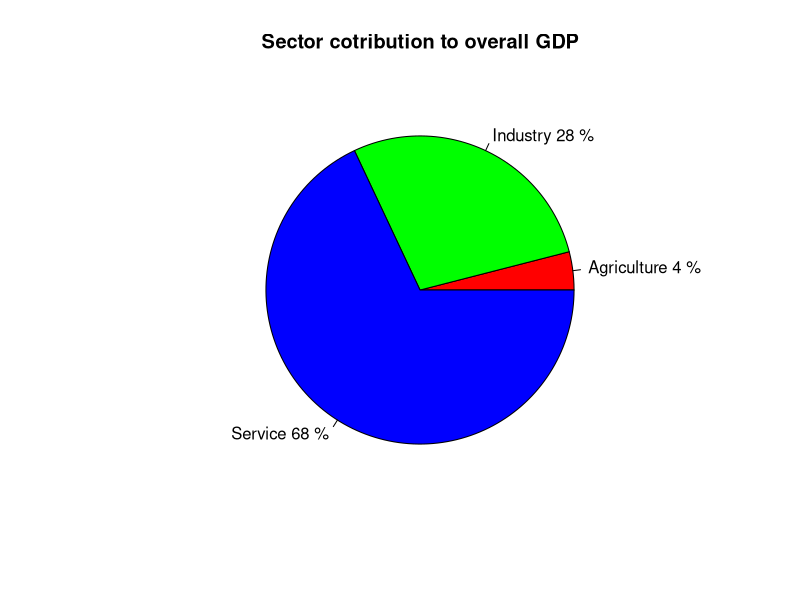
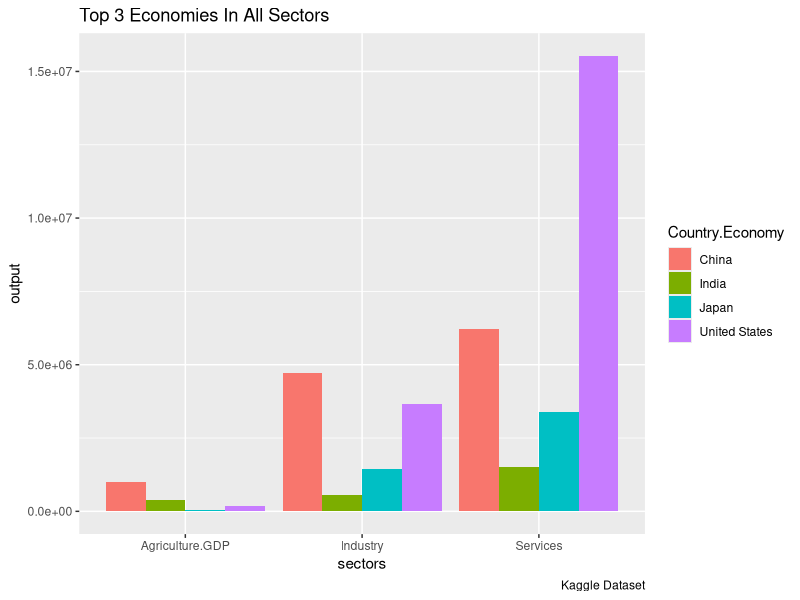
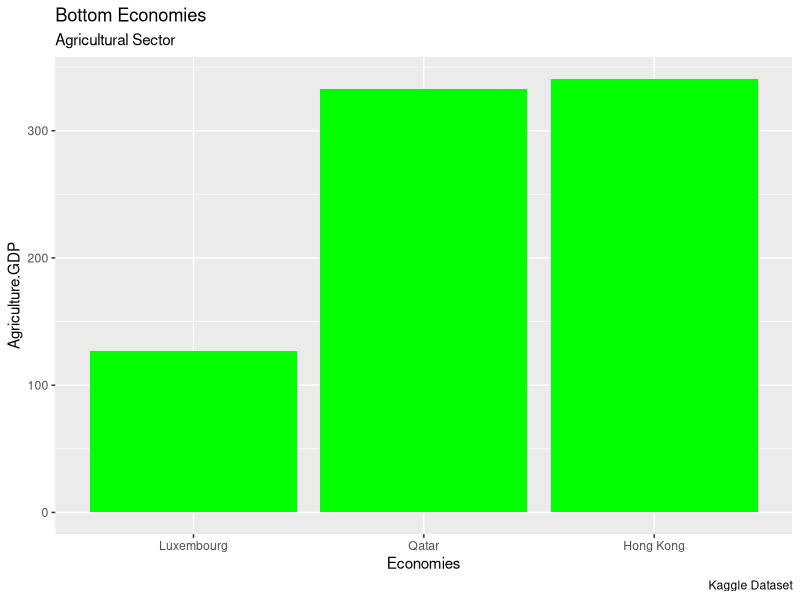
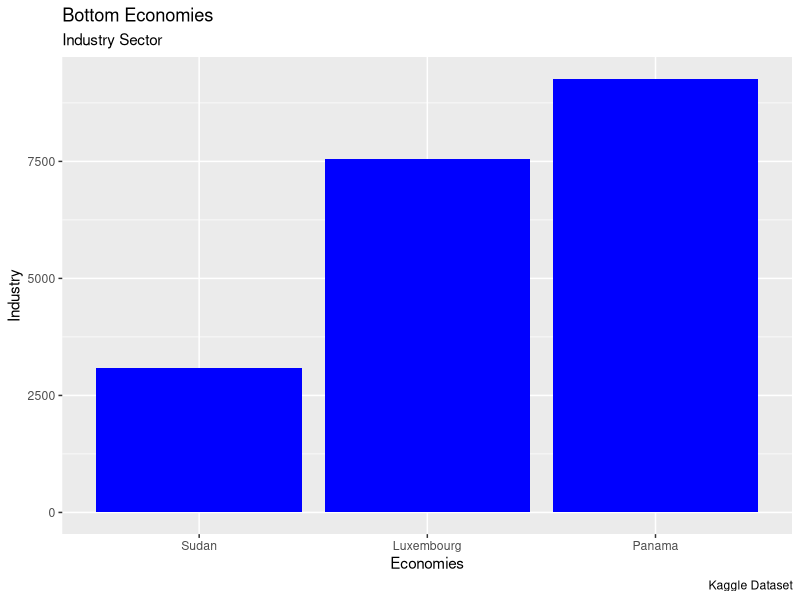
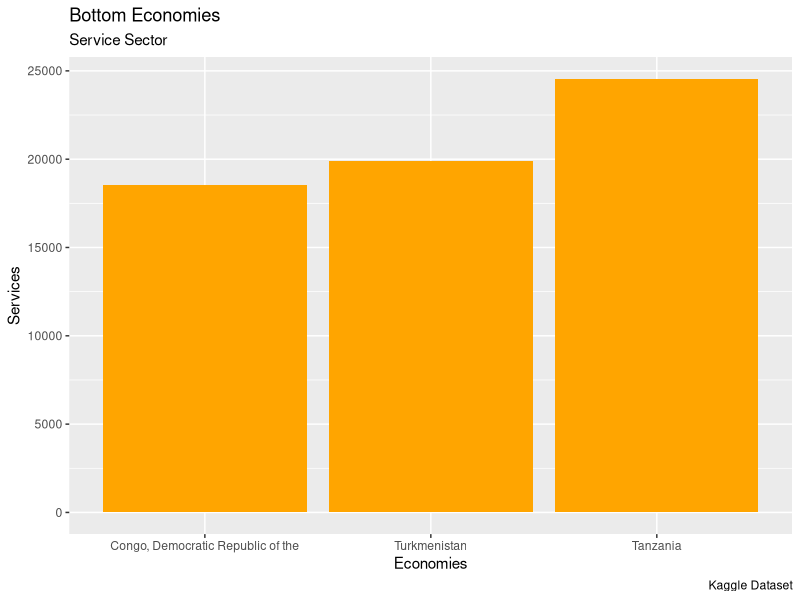
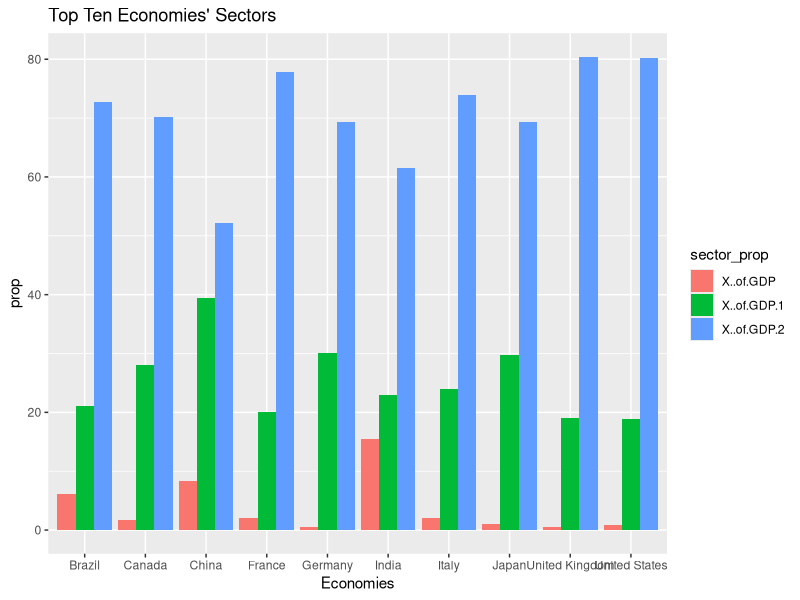
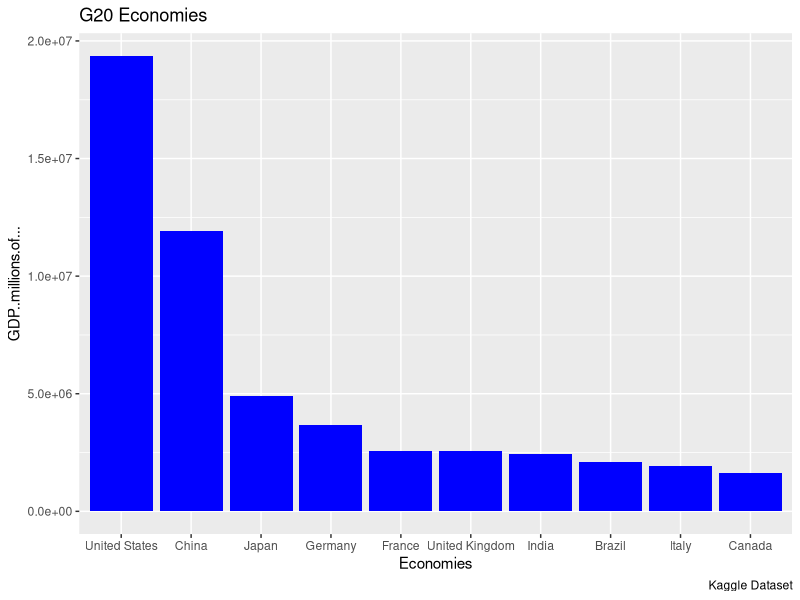
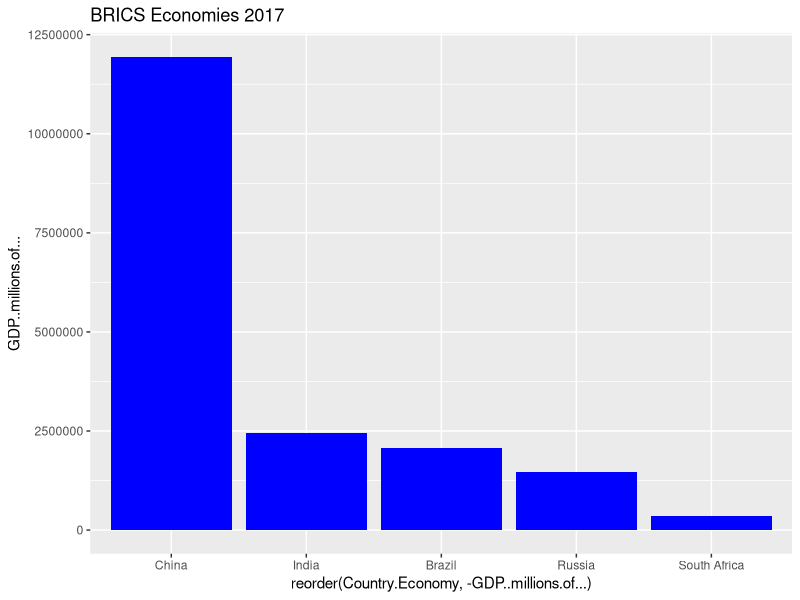

Write R code to recreate these figures, in order.
## ---- chunk 1
library(tidyverse)
library(tidyr)
library(ggplot2)
library(GGally)

## ---- chunk 2
mainfolder <- "C:/Users/Admin/OneDrive/Desktop/MULAA/"
  setwd(mainfolder)
gdp <- read.table(file = "GDPdata.csv", header = TRUE, sep = ",")

## ---- chunk 3
summary(gdp)
str(gdp)

## ---- chunk 4
gdp$Agriculture.GDP <- gsub(",", "", gdp$Agriculture.GDP)
gdp$Agriculture.GDP <- as.numeric(gdp$Agriculture.GDP)
gdp$AGR.Rank <- gsub(",", "", gdp$AGR.Rank)
gdp$AGR.Rank <- as.numeric(gdp$AGR.Rank)

## ---- chunk 5
sum(is.na(gdp))
gdp <- gdp[complete.cases(gdp), ]

## ---- chunk 6
which(duplicated(gdp))
## ---- chunk 7
x <- sum(gdp$GDP..millions.of...)
perc <- round(c(100*sum(gdp$Agriculture.GDP/x), 100*sum(gdp$Industry)/x, 100*sum(gdp$Services)/x))
lbl <- c("Agriculture", "Industry", "Service")
lbl1 <- paste(lbl, perc, "%", sep = " ")
pie(perc, labels = lbl1, main = "Sector cotribution to overall GDP", col = rainbow(length(perc)))

## ---- chunk 8
top <- gdp %>%
  filter(AGR.Rank <= 3| IND.Rank <= 3| SER.Rank <= 3) %>%
  select(Country.Economy, Agriculture.GDP, Industry, Services)
top <- gather(top, sectors, output, -1)
ggplot(top, aes(x = sectors, y = output, fill = Country.Economy))+ 
  geom_bar(stat = "identity", position = "dodge")+ 
  labs(title = "Top 3 Economies In All Sectors", caption = "Kaggle Dataset")

## ---- chunk 9
agri_min <- gdp %>%
  slice_min(Agriculture.GDP, n = 3)
ggplot(agri_min, aes(reorder(Country.Economy, Agriculture.GDP), Agriculture.GDP))+ 
  geom_bar(stat = "identity", fill = "green")+ 
  labs(title = "Bottom Economies", subtitle = "Agricultural Sector", 
       caption = "Kaggle Dataset", x = "Economies")
## ---- chunk 10
ind_min <- gdp %>%
  slice_min(Industry, n = 3)
ggplot(ind_min, aes(reorder(Country.Economy, Industry), Industry))+ 
  geom_bar(stat = "identity", fill = "blue")+ 
  labs(title = "Bottom Economies", subtitle = "Industry Sector", 
       caption = "Kaggle Dataset", x = "Economies")
## ---- chunk 11
ser_min <- gdp %>%
  slice_min(Services, n = 3)
ggplot(ser_min, aes(reorder(Country.Economy, Services), Services))+ 
  geom_bar(stat = "identity", fill = "orange")+ 
  labs(title = "Bottom Economies", subtitle = "Service Sector", 
       caption = "Kaggle Dataset", x = "Economies")
## ---- chunk 12
leading_prop <- gdp%>%
  filter(Rank <= 10) %>%
 gather(sector_prop, prop, X..of.GDP, X..of.GDP.1, X..of.GDP.2)

ggplot(leading_prop, aes(x = Country.Economy, y = prop, fill = sector_prop))+ 
  geom_bar(stat = "identity", position = "dodge")+ 
  labs(title = "Top Ten Economies' Sectors", x = "Economies")+ 
  scale_color_discrete(labels = c("Agriculture", "Industry", "Service"))

## ---- chunk 13
G20 <- c("Argentina", "Australia", "Brazil", "Canada", "China", 
         "India", "Indonesia", "Japan", "South Korea", "Mexico", 
         "Russia", "Saudi Arabia", "South Africa", "Turkey", "United Kingdom", 
         "United States", "Austria", "Belgium", "Bulgaria", "Croatia", 
         "Cyprus", "Czechia", "Denmark", "Estonia", "Finland", "France", 
         "Germany", "Greece", "Hungary", "Ireland", "Italy", "Latvia", 
         "Lithuania", "Luxembourg", "Malta", "Netherlands", "Poland", 
         "Portugal", "Romania", "Slovakia", "Slovenia", "Spain", "Sweden")
## ---- chunk 14
g20 <- gdp %>%
  filter(Country.Economy %in% G20, Rank <= 10)
ggplot(g20, aes(reorder(Country.Economy,-GDP..millions.of...), GDP..millions.of...))+ 
  geom_bar(stat = "identity", fill = "blue")+ 
  labs(title = "G20 Economies", caption = "Kaggle Dataset", x = "Economies") 


## ---- chunk 15
brics <- c("Brazil", "Russia", "India", "China", "South Africa")
gdp_brics <- gdp %>%
  filter(Country.Economy %in% brics)
ggplot(gdp_brics, aes(reorder(Country.Economy,-GDP..millions.of...), GDP..millions.of...))+ 
  geom_bar(stat = "identity", fill = "blue")+ 
  labs(title = "BRICS Economies 2017")
## ---- chunk 16
gdp_brics2 <- gdp_brics %>%
  gather(sectors, outputs, Agriculture.GDP, Industry, Services)
ggplot(gdp_brics2, aes(x = Country.Economy, y = outputs, fill = sectors))+ 
  geom_bar(stat = "identity", position = "dodge")+ 
  labs(title = "BRICS Economies 2017", subtitle = "Sectors Output")
  
## ---- chunk 17
ggpairs(gdp, columns = c(4, 5, 8, 11))

## ---- chunk 18
gdpmodel <- lm(gdp$GDP..millions.of... ~ gdp$Agriculture.GDP + 
     gdp$Agriculture.GDP + gdp$Industry + gdp$Services)
summary(gdpmodel)
